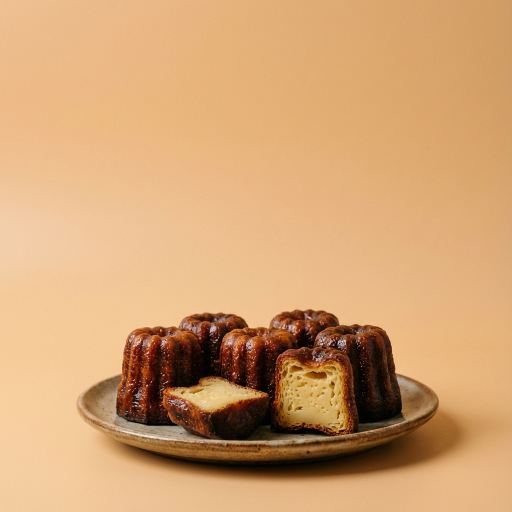
#> input picture src/assets/landing/canele_bg_v2.png, 1024 x 1024 px (shown at 1/2 size)
$ python merge_menu.py ../../src/assets/landing/canele_bg_v2.png ../../src/assets/landing/canele_bg_v3.png out.png ../../src/assets/landing
#> lines starting #> are read from the running program, lines starting #| are printed output that depends on the picture
#!/usr/bin/env python3
"""
Menu Image Merger Script
Merges two menu images into one seamlessly
"""

import sys
import os
from PIL import Image

def merge_images(image1_path, image2_path, output_path, direction='vertical'):
    """
    Merge two images into one

    Args:
        image1_path: Path to first image
        image2_path: Path to second image
        output_path: Path for merged output
        direction: 'vertical' or 'horizontal'
    """
#> called with output_path = 'out.png', direction = '../../src/assets/landing'
    try:
        # Open images
        img1 = Image.open(image1_path)
#> img1 is the input picture: PIL image 1024x1024 RGB; mean R, G, B 209, 162.4, 114.8
        img2 = Image.open(image2_path)
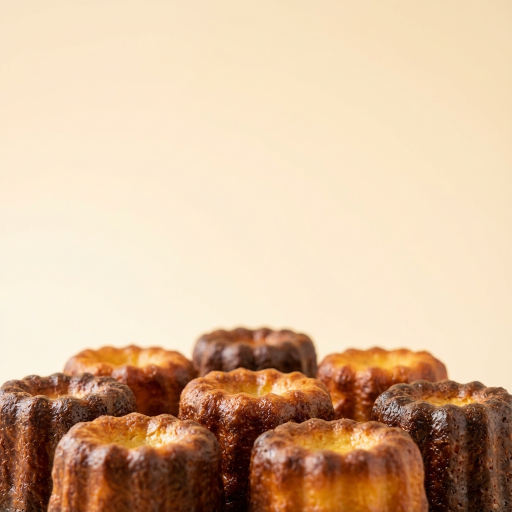
#> input picture src/assets/landing/canele_bg_v3.png, 1024 x 1024 px (shown at 1/2 size)
#> img2 is the input picture: PIL image 1024x1024 RGB; mean R, G, B 216.5, 186.2, 156.4

        # Convert to RGB if needed (remove alpha channel for JPEG compatibility)
        if img1.mode in ('RGBA', 'P'):
            img1 = img1.convert('RGB')
        if img2.mode in ('RGBA', 'P'):
            img2 = img2.convert('RGB')

        # Get dimensions
        w1, h1 = img1.size
#> w1 = 1024; h1 = 1024
        w2, h2 = img2.size
#> w2 = 1024; h2 = 1024

        if direction == 'vertical':
            # Stack vertically - use max width
            new_width = max(w1, w2)
            new_height = h1 + h2

            # Resize images to same width if needed
            if w1 != new_width:
                ratio = new_width / w1
                img1 = img1.resize((new_width, int(h1 * ratio)), Image.Resampling.LANCZOS)
                h1 = int(h1 * ratio)
            if w2 != new_width:
                ratio = new_width / w2
                img2 = img2.resize((new_width, int(h2 * ratio)), Image.Resampling.LANCZOS)
                h2 = int(h2 * ratio)

            new_height = h1 + h2
            merged = Image.new('RGB', (new_width, new_height), (255, 255, 255))
            merged.paste(img1, (0, 0))
            merged.paste(img2, (0, h1))
        else:
            # Stack horizontally - use max height
            new_height = max(h1, h2)
#> new_height = 1024
            new_width = w1 + w2
#> new_width = 2048

            # Resize images to same height if needed
            if h1 != new_height:
                ratio = new_height / h1
                img1 = img1.resize((int(w1 * ratio), new_height), Image.Resampling.LANCZOS)
                w1 = int(w1 * ratio)
            if h2 != new_height:
                ratio = new_height / h2
                img2 = img2.resize((int(w2 * ratio), new_height), Image.Resampling.LANCZOS)
                w2 = int(w2 * ratio)

            new_width = w1 + w2
            merged = Image.new('RGB', (new_width, new_height), (255, 255, 255))
#> merged: PIL image 2048x1024 RGB; every value is 255
            merged.paste(img1, (0, 0))
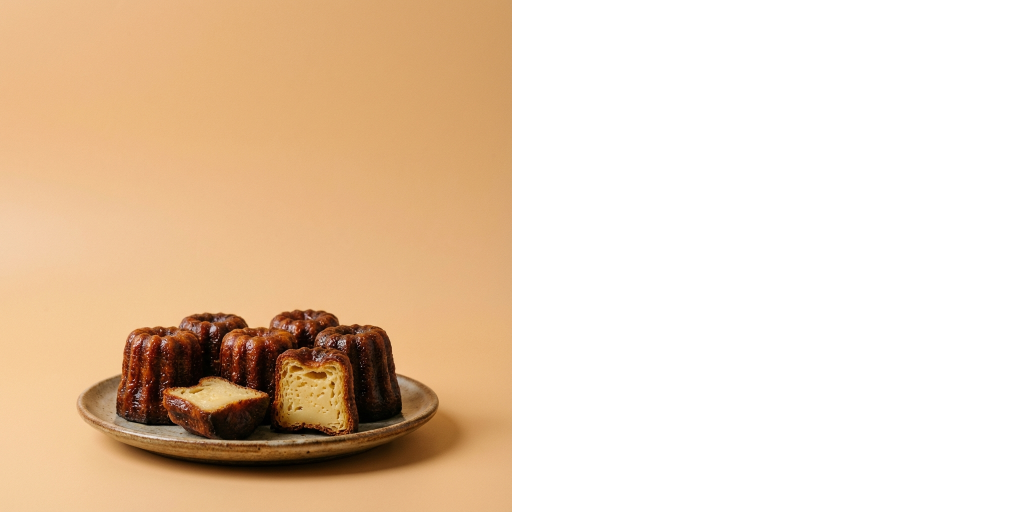
#> merged: PIL image 2048x1024 RGB (shown at 1/2 size); mean R, G, B 232, 208.7, 184.9
            merged.paste(img2, (w1, 0))
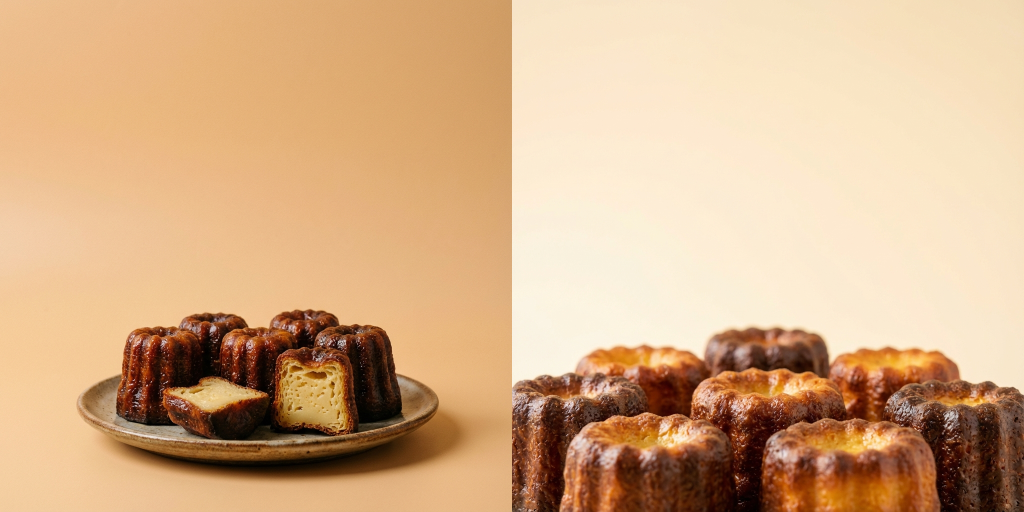
#> merged: PIL image 2048x1024 RGB (shown at 1/2 size); mean R, G, B 212.7, 174.3, 135.6

        # Save merged image
        merged.save(output_path, 'JPEG', quality=95)
        print(f"SUCCESS:{output_path}")
        return True

    except Exception as e:
        print(f"ERROR:{str(e)}", file=sys.stderr)
        return False

if __name__ == "__main__":
    if len(sys.argv) < 4:
        print("Usage: python merge_menu.py <image1> <image2> <output> [direction]", file=sys.stderr)
        sys.exit(1)

    img1 = sys.argv[1]
    img2 = sys.argv[2]
    output = sys.argv[3]
    direction = sys.argv[4] if len(sys.argv) > 4 else 'vertical'

    if not os.path.exists(img1):
        print(f"ERROR:Image 1 not found: {img1}", file=sys.stderr)
        sys.exit(1)

    if not os.path.exists(img2):
        print(f"ERROR:Image 2 not found: {img2}", file=sys.stderr)
        sys.exit(1)

    success = merge_images(img1, img2, output, direction)
    sys.exit(0 if success else 1)
#> (the program exits here)
